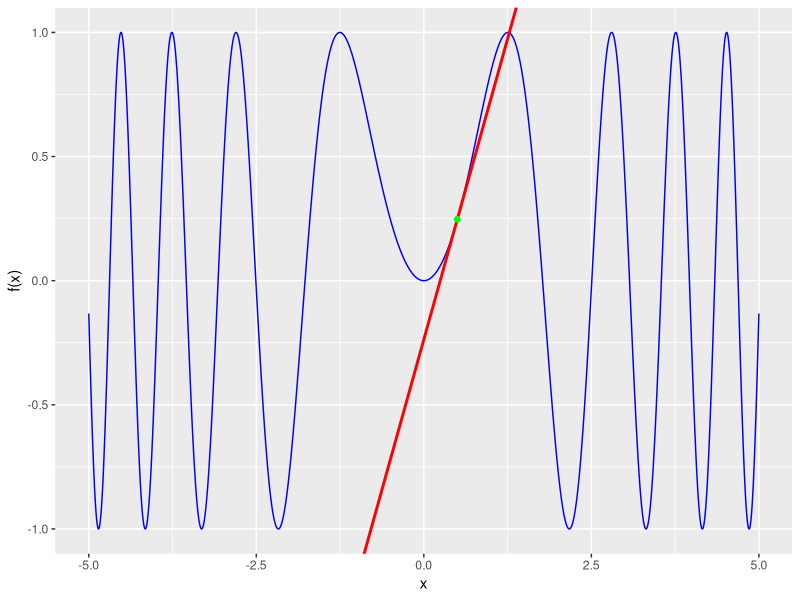

Source code (R):
## ---- chunk 1
library(numDeriv)
library(ggplot2)

input     <- list(f      = "sin(x^2)",
                  rangeX = c(-5, 5)  ,
                  d      = 0.5        )

f         <- function(x) { eval(parse(text = input$f )) } # convert input from string to function
x1        <- input$d
y1        <- f(x1)              # the value of f(x) at x=x1
slope     <- grad(f, x1)        # the derivative of f at x1
intercept <- y1 - slope*x1      # the intercept of the slope line
## ---- chunk 2
ggplot(data.frame(x=c(input$rangeX[1], input$rangeX[2])), aes(x)) + 
	ylab("f(x)") +
	stat_function(fun = f, n = 5000, color = "blue") + 
	geom_abline(intercept = intercept, slope = slope , color = "red", lwd = 1) +
	geom_point (x = x1, y = y1, color = "green")

